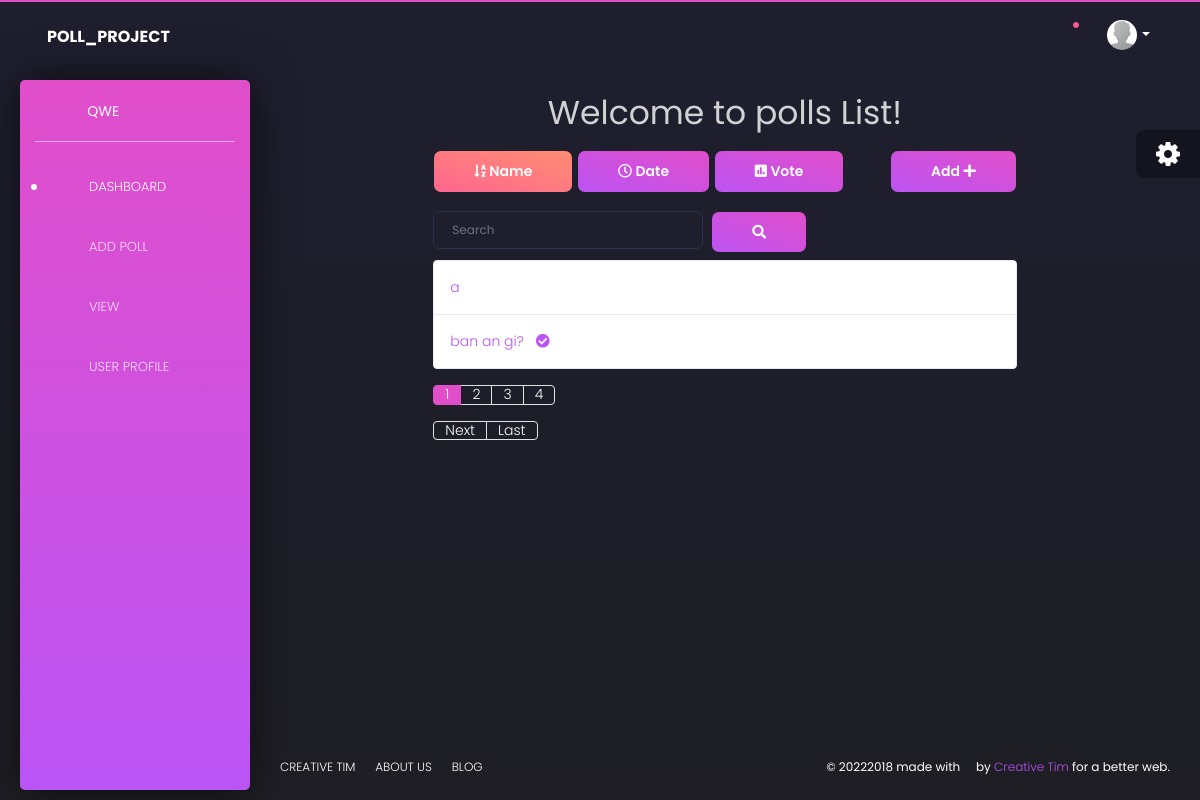
/view/?name=True (signed in), run on the app's committed database.
### poll/models.py (models this page shows, shortened)
class User(AbstractUser):
    profile_pic = models.ImageField(upload_to='profile_pic/')
    def __str__(self):
        return self.username

class Poll(models.Model):
    owner = models.ForeignKey(User, on_delete=models.CASCADE)
    text = models.TextField()
    pub_date = models.DateTimeField(default=timezone.now)
    active = models.BooleanField(default=True)

### poll/views.py (the view)
# urls.py: path('view/', view, name="view"),
def view(request):
    all_polls = Poll.objects.all()
    search_term = ''
    if 'name' in request.GET:
        all_polls = all_polls.order_by('text')
    if 'date' in request.GET:
        all_polls = all_polls.order_by('pub_date')
    if 'vote' in request.GET:
        all_polls = all_polls.annotate(Count('vote')).order_by('vote__count')
    if 'search' in request.GET:
        search_term = request.GET['search']
        all_polls = all_polls.filter(text__icontains=search_term)
    paginator = Paginator(all_polls, 2)  # Show 6 contacts per page
    page = request.GET.get('page')
    polls = paginator.get_page(page)
    get_dict_copy = request.GET.copy()
    params = get_dict_copy.pop('page', True) and get_dict_copy.urlencode()
    print(ceil(paginator.count/2))
    pag = []
    for i in range(1,ceil(paginator.count/2)+1):
        pag.append(i)
    context = {
        'pag': pag,
        'polls': polls,
        'params': params,
        'search_term': search_term,
    }
    return render(request, 'home/view.html', context)

### poll/templates/home/view.html (shortened to what this page needs)
{% extends 'home/base.html' %}
{% block content %}
<div class="content">
    <div class="row">
        <div class="col-md-8 offset-sm-2">
            <h1 class="text-center mt-3 mb-3">Welcome to polls List!</h1>
            <a class="btn btn-{% if 'name' in request.GET %}warning{% else %}primary{% endif %} mb-3" href="?name=True"
                role="button"><i class="fas fa-sort-alpha-down"></i>
                Name</a>
            <a class="btn btn-{% if 'date' in request.GET %}warning{% else %}primary{% endif %} mb-3" href="?date=True"
                role="button"><i class="far fa-clock"></i> Date</a>
            <a class="btn btn-{% if 'vote' in request.GET %}warning{% else %}primary{% endif %} mb-3" href="?vote=True"
                role="button"><i class="fas fa-poll"></i> Vote</a>
            <a class="btn btn-primary mb-3 float-right" href="{% url 'poll' %}" role="button">Add <i class="fas fa-plus"></i></a>
            <form class="form-inline">
                <div class="form-group mr-sm-2 mb-2">
                    <input type="search" class="form-control" name="search" placeholder="Search" value={{ search_term }}>
                </div>
                <button type="submit" class="btn btn-primary mb-2"><i class="fas fa-search"></i></button>
            </form>
            <ul class="list-group">
                {% for poll in polls %}
                <li class="list-group-item"><a href="{% url 'detail' poll.id %}">{{ poll.text|truncatewords:5 }}
                        {% if not poll.active%}
                        <i class="fas fa-check-circle ml-2"></i>
                        {% endif %}
                    </a>
                </li>
                {% endfor %}
            </ul>
            <nav class="mt-3">
                <ul class="pagination">
                    {% for i in pag %}
                    {% if i == polls.number %}
                    <li class="page-item active"><a class="page-link" href="">{{ i }}</a></li>
                    {% else %}
                    <li class="page-item"><a class="page-link" href="?page={{i}}&{{ params }}">{{ i }}</a></li>
                    {% endif %}
                    {% endfor %}
                </ul>
            </nav>
            <nav class="mt-3">
                <ul class="pagination">
                    {% if polls.has_next %}
                    <li class="page-item"><a class="page-link" href="?page={{ polls.next_page_number }}&{{ params }}">Next</a></li>
                    <li class="page-item"><a class="page-link" href="?page={{ polls.paginator.num_pages }}&{{ params }}">Last</a></li>
                    {% endif %}
                </ul>
            </nav>
        </div>
    </div>
</div>
{% endblock content %}

### poll/templates/home/base.html (shortened to what this page needs)
<!DOCTYPE html>
{% load static %}
<html lang="en">
<head>
    <link rel="stylesheet" href="https://stackpath.bootstrapcdn.com/bootstrap/4.3.1/css/bootstrap.min.css">
    <link rel="stylesheet" href="{% static 'styleChar.css' %} " type="text/css">
    <link rel="stylesheet" type="text/css" href="{% static 'style.css' %}" />
    <link href="https://use.fontawesome.com/releases/v5.0.6/css/all.css" rel="stylesheet">
    <link href="{% static 'css/nucleo-icons.css' %}" rel="stylesheet" />
    <link href="{% static 'css/black-dashboard.css' %}" rel="stylesheet" />
    <link href="{% static 'demo/demo.css' %}" rel="stylesheet" />
    <link href="https://maxcdn.bootstrapcdn.com/font-awesome/4.3.0/css/font-awesome.min.css" rel="stylesheet">
    <link href="{% static 'profile.css' %} " rel="stylesheet">
</head>
<body class="">
    <div class="wrapper">
        <div class="sidebar">
            <div class="sidebar-wrapper">
                {% if user.is_authenticated %}
                <div class="logo">
                    <a href="javascript:void(0)" class="simple-text logo-mini">
                    </a>
                    {% if user.is_authenticated %}
                    <a href="javascript:void(0)" class="simple-text logo-normal">
                        {{user.username}}
                    </a>
                    {% endif %}
                </div>
                {% endif %}
                <ul class="nav">
                    <li class="active ">
                        <a href="{% url 'index' %}">
                            <i class="tim-icons icon-chart-pie-36"></i>
                            <p>Dashboard</p>
                        </a>
                    </li>
                    {% if user.is_authenticated %}
                    <li>
                        <a href="{% url 'poll' %} ">
                            <i class="tim-icons icon-atom"></i>
                            <p>Add Poll</p>
                        </a>
                    </li>
                   {% endif %}
                   <li>
                        <a href="{% url 'view' %}">
                            <i class="tim-icons icon-pin"></i>
                            <p>View</p>
                        </a>
                    </li>
                    {% if user.is_authenticated %}
                    <li>
                        <a href="{% url 'profile' user.username %}">
                            <i class="tim-icons icon-single-02"></i>
                            <p>User Profile</p>
                        </a>
                    </li>
                    {% endif %}
                </ul>
            </div>
        </div>
        <div class="main-panel">
            <nav class="navbar navbar-expand-lg navbar-absolute navbar-transparent">
                <div class="container-fluid">
                    <div class="navbar-wrapper">
                        <a class="navbar-brand" href="javascript:void(0)">POLL_PROJECT</a>
                    </div>
                    <div class="collapse navbar-collapse" id="navigation">
                        <ul class="navbar-nav ml-auto">
                            {% if user.is_authenticated %}
                            <li class="search-bar input-group">
                            {% else %}
                            <li class="search-bar">
                            {% endif %}
                                <button class="btn btn-link" id="search-button" data-toggle="modal"
                                    data-target="#searchModal"><i class="tim-icons icon-zoom-split"></i>
                                </button>
                            </li>
                            <li class="dropdown nav-item">
                                <a href="javascript:void(0)" class="dropdown-toggle nav-link" data-toggle="dropdown">
                                    <div class="notification d-none d-lg-block d-xl-block"></div>
                                    <i class="tim-icons icon-sound-wave"></i>
                                </a>
                            </li>
                            {% if not user.is_authenticated %}
                                <li class="nav-item">
                                    <a href="{% url 'login' %} " class="nav-link"> Dang Nhap </a>
                                </li>
                                <li class="nav-item">
                                    <a href="{% url 'register' %} " class="nav-link"> Dang Ki </a>
                                </li>
                            {% else %}
                                <li class="dropdown nav-item">
                                    <a href="#" class="dropdown-toggle nav-link" data-toggle="dropdown">
                                        <div class="photo">
                                            <img src="{{user.profile_pic.url}}" alt="Profile Photo">
                                        </div>
                                        <b class="caret d-none d-lg-block d-xl-block"></b>
                                    </a>
                                </li>
                            {% endif %}
                        </ul>
                    </div>
                </div>
            </nav>
            {% block content %}
            {% endblock content %}
            <footer class="footer">
                <div class="container-fluid">
                    <ul class="nav">
                        <li class="nav-item">
                            <a href="javascript:void(0)" class="nav-link">
                                Creative Tim
                            </a>
                        </li>
                        <li class="nav-item">
                            <a href="javascript:void(0)" class="nav-link">
                                About Us
                            </a>
                        </li>
                        <li class="nav-item">
                            <a href="javascript:void(0)" class="nav-link">
                                Blog
                            </a>
                        </li>
                    </ul>
                    <div class="copyright">
                        ©
                        2018 made with <i class="tim-icons icon-heart-2"></i> by
                        <a href="javascript:void(0)" target="_blank">Creative Tim</a> for a better web.
                    </div>
                </div>
            </footer>
        </div>
    </div>
    <div class="fixed-plugin">
        <div class="dropdown show-dropdown">
            <a href="#" data-toggle="dropdown">
                <i class="fa fa-cog fa-2x"> </i>
            </a>
        </div>
    </div>
</body>
</html>

### poll/static/styleChar.css (style rules this page uses)
body { font-family: "Open Sans", Arial; background: #EDEDED; }
p { margin-top: 2rem; font-size: 13px; }

### poll/static/style.css (style rules this page uses)
.navbar-default, .btn, .form-control, .panel { border-radius: 0; }
a.navbar-brand, .panel-title { font-weight: bolder; }

### poll/static/profile.css (style rules this page uses)
body { background: #654ea3; background: linear-gradient(to right, #e96443, #904e95); min-height: 100vh; overflow-x: hidden }

### data on the page
User: username "QWE", profile_pic (placeholder picture)
Poll: text "a"
Poll: text "ban an gi?", active False (drawn)

### other printed values
{{ i }} "1"
{{ i }} "2" "3" "4"
